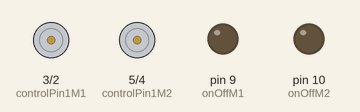
Simulated run of this sketch. Board: Arduino Uno, built with avr-gcc and run on an emulated ATmega328P. Parts: motor-driver pin pairs drawn as motors (green arrow = first pin HIGH = forward, orange = second pin HIGH = backward, longer = more drive), output pins drawn as LEDs (lit = HIGH).

Above: at 1.0 s.
At 7.0 s:
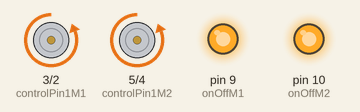
At 11.0 s:
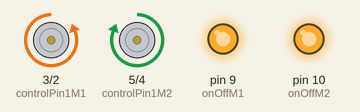
At 15.0 s:
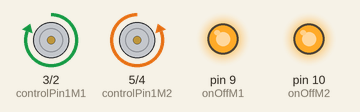
At 19.0 s:
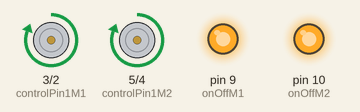
Timing chart, 0 to 20.8 s (numbered marks = the images above):
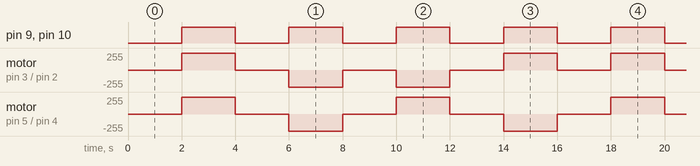

The sketch:

2_motori_con_ponte_H.ino
```cpp
const int onOffM1 = 9;
const int controlPin1M1 = 3;
const int controlPin2M1 = 2;

const int onOffM2 = 10;
const int controlPin1M2 = 5;
const int controlPin2M2 = 4;

void setup() {

  pinMode(controlPin1M1, OUTPUT);
  pinMode(controlPin2M1, OUTPUT);
  pinMode(onOffM1, OUTPUT);
  digitalWrite(onOffM1, LOW);

  pinMode(controlPin1M2, OUTPUT);
  pinMode(controlPin2M2, OUTPUT);
  pinMode(onOffM2, OUTPUT);
  digitalWrite(onOffM2, LOW);
}

void loop() {
  //STOP per 2 secondi
  digitalWrite(onOffM1, LOW);
  digitalWrite(controlPin1M1, LOW);
  digitalWrite(controlPin2M1, LOW);
  digitalWrite(onOffM2, LOW);
  digitalWrite(controlPin1M2, LOW);
  digitalWrite(controlPin2M2, LOW);
  delay(2000);

  //ACCESO in una direzione per 2 secondi
  digitalWrite(onOffM1, HIGH);
  digitalWrite(controlPin1M1, HIGH);
  digitalWrite(controlPin2M1, LOW);
  digitalWrite(onOffM2, HIGH);
  digitalWrite(controlPin1M2, HIGH);
  digitalWrite(controlPin2M2, LOW);
  delay(2000);

  //STOP per 2 secondi
  digitalWrite(onOffM1, LOW);
  digitalWrite(controlPin1M1, LOW);
  digitalWrite(controlPin2M1, LOW);
  digitalWrite(onOffM2, LOW);
  digitalWrite(controlPin1M2, LOW);
  digitalWrite(controlPin2M2, LOW);
  delay(2000);

  //ACCESO in nell'altra direzione per 2 secondi
  digitalWrite(onOffM1, HIGH);
  digitalWrite(controlPin1M1, LOW);
  digitalWrite(controlPin2M1, HIGH);
  digitalWrite(onOffM2, HIGH);
  digitalWrite(controlPin1M2, LOW);
  digitalWrite(controlPin2M2, HIGH);
  delay(2000);

  //STOP per 2 secondi
  digitalWrite(onOffM1, LOW);
  digitalWrite(controlPin1M1, LOW);
  digitalWrite(controlPin2M1, LOW);
  digitalWrite(onOffM2, LOW);
  digitalWrite(controlPin1M2, LOW);
  digitalWrite(controlPin2M2, LOW);
  delay(2000);

  //RUOTA in una direzione per 2 secondi
  digitalWrite(onOffM1, HIGH);
  digitalWrite(controlPin1M1, LOW);
  digitalWrite(controlPin2M1, HIGH);
  digitalWrite(onOffM2, HIGH);
  digitalWrite(controlPin1M2, HIGH);
  digitalWrite(controlPin2M2, LOW);
  delay(2000);

  //STOP per 2 secondi
  digitalWrite(onOffM1, LOW);
  digitalWrite(controlPin1M1, LOW);
  digitalWrite(controlPin2M1, LOW);
  digitalWrite(onOffM2, LOW);
  digitalWrite(controlPin1M2, LOW);
  digitalWrite(controlPin2M2, LOW);
  delay(2000);

  //RUOTA in una direzione per 2 secondi
  digitalWrite(onOffM1, HIGH);
  digitalWrite(controlPin1M1, HIGH);
  digitalWrite(controlPin2M1, LOW);
  digitalWrite(onOffM2, HIGH);
  digitalWrite(controlPin1M2, LOW);
  digitalWrite(controlPin2M2, HIGH);
  delay(2000);

}
```

Measured:
- by itself, pin 9 (onOffM1), pin 10 (onOffM2): alternates HIGH for 2.0 s and LOW for 2.0 s
- by itself, motor on pin 5 (controlPin1M2) / pin 4 (controlPin2M2): repeats every 8.0 s: stopped 2.0 s, backward 255/255 2.0 s, stopped 2.0 s, forward 255/255 2.0 s
- by itself, motor on pin 3 (controlPin1M1) / pin 2 (controlPin2M1): repeats every 16.0 s: 2 × (stopped 2.0 s, backward 255/255 2.0 s), 2 × (stopped 2.0 s, forward 255/255 2.0 s)
